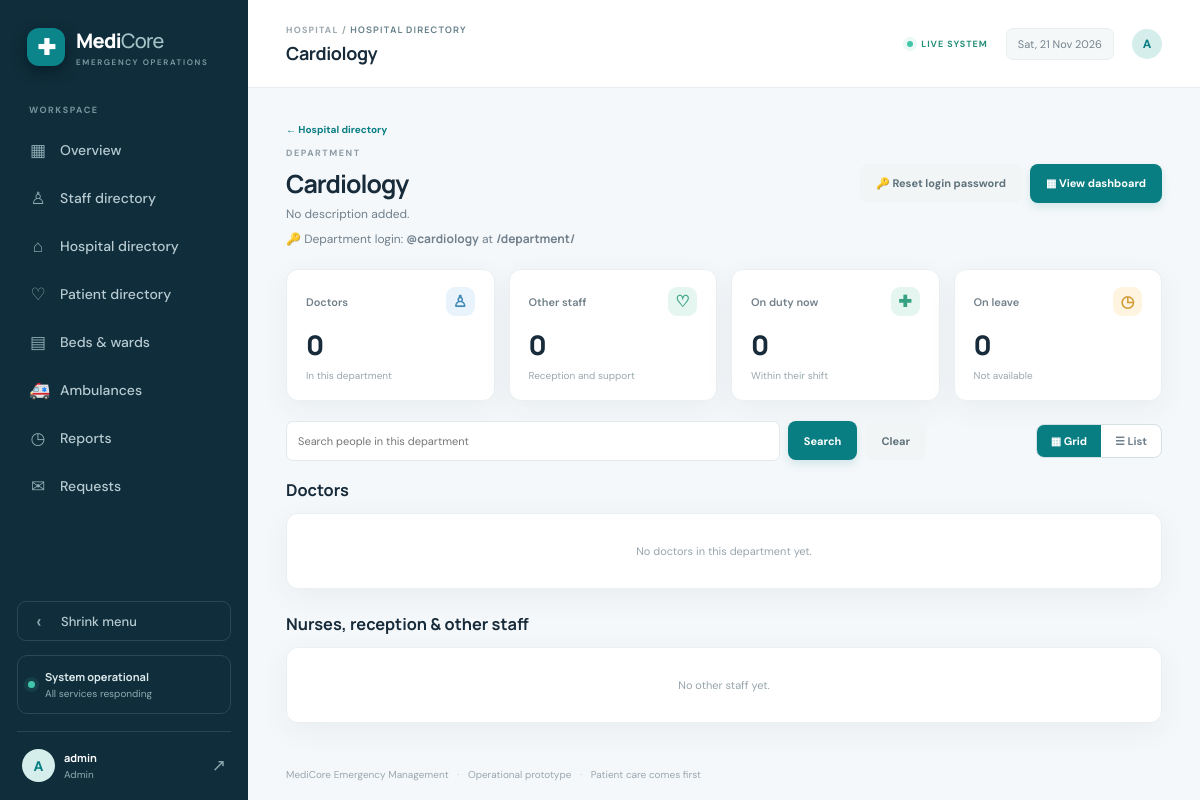
Page /hospital/3/ (signed in) on the committed database.
### core/models.py (models this page shows, shortened)
class Department(models.Model):
    name = models.CharField(max_length=100, unique=True)
    description = models.CharField(max_length=250, blank=True)
    user = models.OneToOneField(User, null=True, blank=True, on_delete=models.SET_NULL, related_name="department_account")  # department login
    is_service = models.BooleanField(default=False, help_text="Service unit such as pharmacy or lab (staff only, no doctors)")
    created_at = models.DateTimeField(auto_now_add=True)
    class Meta: ordering = ["name"]

### core/views.py (the view)
# urls.py: path("hospital/<int:pk>/", views.department_detail, name="department_detail"),
@admin_required
def department_detail(request, pk):
    dept = get_object_or_404(Department, pk=pk)
    q = request.GET.get("q", "").strip()
    everyone = list(StaffProfile.objects.filter(department=dept.name).select_related("user").order_by("role", "full_name"))
    people = [p for p in everyone if not q or q.lower() in " ".join(
        [p.full_name, p.role, p.phone, p.user.username if p.user else ""]).lower()]
    return render(request, "core/department.html", {
        "dept": dept, "q": q, "view": _view_mode(request),
        "doctors": [p for p in people if p.role == "Doctor"],
        "others": [p for p in people if p.role != "Doctor"],
        "n_doctors": sum(1 for p in everyone if p.role == "Doctor"),
        "n_staff": sum(1 for p in everyone if p.role != "Doctor"),
        "n_leave": sum(1 for p in everyone if p.on_leave),
        "n_on_duty": sum(1 for p in everyone if p.availability == "On duty"),
    })

### core/context.py (called while the page is built)
def asset_version(request):
    newest = 0
    for rel in ("css/app.css", "js/app.js"):
        try:
            newest = max(newest, int(os.path.getmtime(os.path.join(settings.BASE_DIR, "static", rel))))
        except OSError:
            pass
    return {"asset_version": newest}

def notifications(request):
    n = 0
    user = request.user
    if user.is_authenticated:
        from .permissions import role_of
        from .models import Medicine, LabTest, Referral, SupplyRequest
        role = role_of(user)
        if role == "pharmacist":
            n = Medicine.objects.filter(status="Prescribed").count()
        elif role == "lab":
            n = LabTest.objects.filter(status="Requested").count()
        elif role == "department":
            n = Referral.objects.filter(to_department=user.department_account.name, status="Pending").count()
        elif role == "admin":
            n = SupplyRequest.objects.filter(status="Requested").count()
    return {"badge_new": n}

### core/permissions.py (called while the page is built, shortened)
def role_of(user):
    if not user.is_authenticated:
        return None
    if user.is_staff:
        return "admin"

def _require(*roles):
    def decorator(view):
        @wraps(view)
        def wrapper(request, *args, **kwargs):
            current = role_of(request.user)
            if current in roles:
                return view(request, *args, **kwargs)
            if current:
                return redirect(HOME[current])
            return redirect(LOGIN[roles[0]])
        return wrapper
    return decorator

### core/views.py (called while the page is built)
def _view_mode(request):
    return "list" if request.GET.get("view") == "list" else "grid"

### templates/core/department.html (shortened to what this page needs)
{% extends "base.html" %}{% block crumb %}HOSPITAL DIRECTORY{% endblock %}{% block page_title %}{{ dept.name }}{% endblock %}
{% block content %}<div class="section-intro"><div><a class="text-link" href="{% url 'hospital' %}">← Hospital directory</a><span class="eyebrow" style="display:block;margin-top:10px">{% if dept.is_service %}SERVICE UNIT{% else %}DEPARTMENT{% endif %}</span><h1>{{ dept.name }}</h1><p class="muted">{{ dept.description|default:"No description added." }}</p>{% if dept.user %}<p class="muted" style="margin-top:8px">🔑 Department login: <b>@{{ dept.user.username }}</b> at <b>/department/</b></p>{% else %}<p class="muted" style="margin-top:8px">🔑 No department login yet.</p>{% endif %}</div>
<div style="display:flex;gap:8px;flex-wrap:wrap"><a class="btn btn-quiet" href="{% url 'department_account' dept.pk %}">🔑 {% if dept.user %}Reset login password{% else %}Create department login{% endif %}</a><a class="btn btn-primary" href="{% url 'department_dashboard' dept.pk %}">▦ View dashboard</a></div></div>
<div class="metric-grid">
{% if not dept.is_service %}<div class="metric-card"><div class="metric-top"><span>Doctors</span><span class="metric-icon blue">♙</span></div><strong>{{ n_doctors }}</strong><small>In this department</small></div>{% endif %}
<div class="metric-card"><div class="metric-top"><span>{% if dept.is_service %}Staff{% else %}Other staff{% endif %}</span><span class="metric-icon green">♡</span></div><strong>{{ n_staff }}</strong><small>{% if dept.is_service %}In this unit{% else %}Reception and support{% endif %}</small></div>
<div class="metric-card"><div class="metric-top"><span>On duty now</span><span class="metric-icon green">✚</span></div><strong>{{ n_on_duty }}</strong><small>Within their shift</small></div>
<div class="metric-card"><div class="metric-top"><span>On leave</span><span class="metric-icon amber">◷</span></div><strong>{{ n_leave }}</strong><small>Not available</small></div>
</div>
<div class="dir-tools"><form method="get" class="dir-search"><input type="hidden" name="view" value="{{ view }}"><input class="form-control" type="search" name="q" autocomplete="off" value="{{ q }}" placeholder="Search people in this department"><button class="btn btn-primary" type="submit">Search</button><a class="btn btn-quiet dir-clear" href="?view={{ view }}"{% if not q %} hidden{% endif %}>Clear</a></form>
<div class="view-toggle"><a href="?view=grid" class="{% if view == 'grid' %}on{% endif %}">▦ Grid</a><a href="?view=list" class="">☰ List</a></div></div>
<div id="dir-results">
{% if not dept.is_service %}<h3 style="margin:6px 0 12px">Doctors</h3>{% include "core/_people.html" with dept_page=True people=doctors empty="No doctors in this department yet." %}<h3 style="margin:24px 0 12px">Nurses, reception &amp; other staff</h3>{% include "core/_people.html" with dept_page=True people=others empty="No other staff yet." %}
{% else %}<h3 style="margin:6px 0 12px">Staff</h3>{% include "core/_people.html" with dept_page=True people=others empty="No staff in this unit yet." %}{% endif %}
</div>{% endblock %}

### templates/base.html (shortened to what this page needs)
{% load static %}
<!doctype html><html lang="en"><head><meta charset="utf-8"><meta name="viewport" content="width=device-width, initial-scale=1">
<link rel="stylesheet" href="{% static 'css/app.css' %}?v={{ asset_version }}"></head><body>
{% if user.is_authenticated %}
<div class="app-shell{% if preview %} collapsed{% endif %}"{% if preview %} data-preview="1"{% endif %}>
<aside class="sidebar"><a class="brand" href="{% url 'dashboard' %}"><span class="brand-mark">✚</span><span>Medi<span class="brand-light">Core</span><small>EMERGENCY OPERATIONS</small></span></a>
<div class="side-label">WORKSPACE</div>
<nav>
{% if user.is_staff %}
<a href="{% url 'dashboard' %}" class="{% if request.resolver_match.url_name == 'dashboard' %}active{% endif %}" title="Overview"><span>▦</span> Overview</a>
<a href="{% url 'staff' %}" class="{% if request.resolver_match.url_name == 'staff' or request.resolver_match.url_name == 'team_preview' %}active{% endif %}" title="Staff directory"><span>♙</span> Staff directory</a>
<a href="{% url 'hospital' %}" class="{% if request.resolver_match.url_name == 'hospital' %}active{% endif %}" title="Hospital directory"><span>⌂</span> Hospital directory</a>
<a href="{% url 'patients' %}" class="{% if 'patient' in request.resolver_match.url_name %}active{% endif %}" title="Patient directory"><span>♡</span> Patient directory</a>
<a href="{% url 'beds' %}" class="{% if 'bed' in request.resolver_match.url_name or 'ward' in request.resolver_match.url_name %}active{% endif %}" title="Beds &amp; wards"><span>▤</span> Beds & wards</a>
<a href="{% url 'ambulances' %}" title="Ambulances"><span>🚑</span> Ambulances</a>
<a href="{% url 'reports' %}" title="Reports"><span>◷</span> Reports</a>
<a href="{% url 'supply_requests' %}" class="{% if request.resolver_match.url_name == 'supply_requests' %}active{% endif %}" title="Requests"><span>✉</span> Requests{% if badge_new %}<em class="nav-badge">{{ badge_new }}</em>{% endif %}</a>
{% else %}
<a href="{% url 'staff_dashboard' %}" class="active" title="My dashboard"><span>▦</span> My dashboard</a>
{% endif %}
</nav><div class="sidebar-bottom"><button type="button" class="side-toggle" aria-expanded="true" title="Shrink menu"><span class="tg-icon">‹</span><span class="tg-label">Shrink menu</span></button><div class="secure-note"><span class="pulse"></span><div><b>System operational</b><small>All services responding</small></div></div><div class="user-mini"><div class="avatar">{{ user.username|first|upper }}</div><div><b>{{ user.get_full_name|default:user.username }}</b><small>{% if user.is_staff %}Admin{% elif user.department_account %}Department{% elif user.staffprofile.role == "Doctor" %}Doctor{% else %}{{ user.staffprofile.role }}{% endif %}</small></div><form method="post" action="{% url 'logout' %}" class="logout-form">{% csrf_token %}<button type="submit" title="Sign out">↗</button></form></div></div></aside>
<main class="main-area"><header class="topbar"><div><div class="breadcrumb">HOSPITAL / <b>{% block crumb %}OVERVIEW{% endblock %}</b></div><div class="top-title">{% block page_title %}Emergency overview{% endblock %}</div></div><div class="top-actions"><span class="live-pill"><i></i> LIVE SYSTEM</span><span class="date-chip">{% now "D, d M Y" %}</span><div class="avatar avatar-small">{{ user.username|first|upper }}</div></div></header>
<section class="page-content">{% block content %}{% endblock %}</section>
<footer class="footer">MediCore Emergency Management <span>·</span> Operational prototype <span>·</span> Patient care comes first</footer>
</main></div>
{% else %}{% block auth_content %}{% endblock %}{% endif %}
<script src="{% static 'js/app.js' %}?v={{ asset_version }}"></script></body></html>

### rows in the picture
Department: name "Cardiology", description "No description added.", user.username "cardiology"

### other values in the picture
{{ user.username|first|upper }} "A"
{{ user.get_full_name|default:user.username }} "admin"
{{ n_doctors }} "0"
{{ n_staff }} "0"
{{ n_on_duty }} "0"
{{ n_leave }} "0"
{{ empty|default:"No staff added yet." }} "No doctors in this department yet. No other staff yet."
